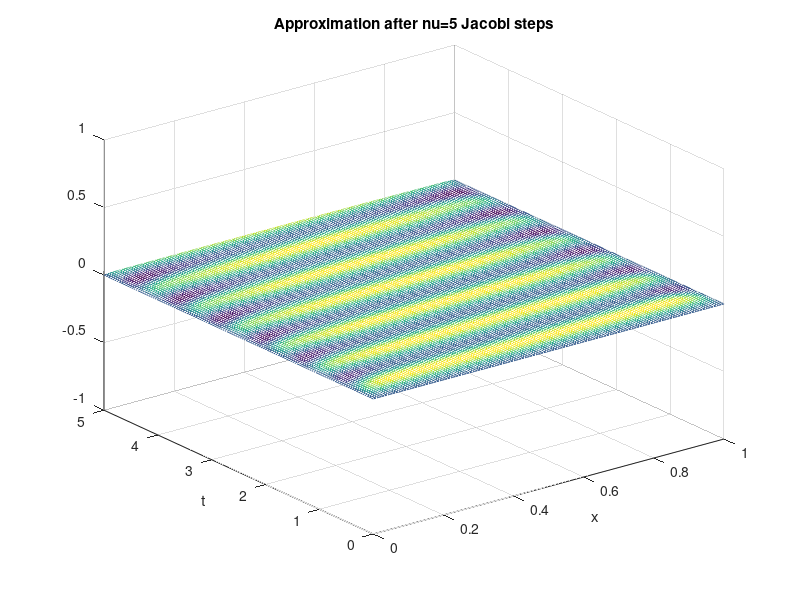

The MATLAB source for this figure:
l=7; J=2^l-1;                                  % mesh points in space
e=ones(J,1); dx=1/(J+1); x=(0:dx:1)';          % spatial mesh
L=1/dx^2*spdiags([e -2*e e],[-1 0 1],J,J);     % discrete Laplacian
T=5; N=J; dt=T/N; t=(0:dt:T);                  % time mesh
u0=@(x) zeros(size(x));                        % initial condition
gl=@(t) zeros(size(t));                        % boundary conditions
gr=@(t) zeros(size(t));
f=@(x,t) x.^4.*(1-x).^4+10*sin(8*t);           % source function
for n=1:N                                      % compute rhs b for reuse
  b(:,n)=dt*feval(f,x(2:end-1),t(n+1));        % source function
  b(1,n)=b(1,n)+dt/dx^2*gl(t(n+1));            % boundary conditions
  b(end,n)=b(end,n)+dt/dx^2*gr(t(n+1));
end;
u(:,1)=u0(x);                                  % set initial and boundary
u(1,1:N+1)=gl(t); u(end,1:N+1)=gr(t);          % conditions
A=speye(size(L))-dt*L;                         % time stepping matrix
for n=1:N                                      % compute exact solution
  u(2:end-1,n+1)=A\(u(2:end-1,n)+b(:,n));      % exact BE
end
uBE=u;                                         % keep exact BE solution
D=diag(diag(A));
NU=[5000 1000 100 5]
for l=1:length(NU)
  nu=NU(l)                                     % use nu Jacobi steps
  for n=1:N
    v=u(2:end-1,n);                            % use initial guess from
    for j=1:nu                                 % previous time step
      v=v+D\(u(2:end-1,n)+b(:,n)-A*v);         % for Jacobi iteration
    end;                                       % with no damping
    u(2:end-1,n+1)=v;
  end
  mesh(x,t,u'); xlabel('x'); ylabel('t');
  title(['Approximation after nu=' num2str(nu) ' Jacobi steps']);
  axis([0 1 0 5 -1 1]); pause;
end
